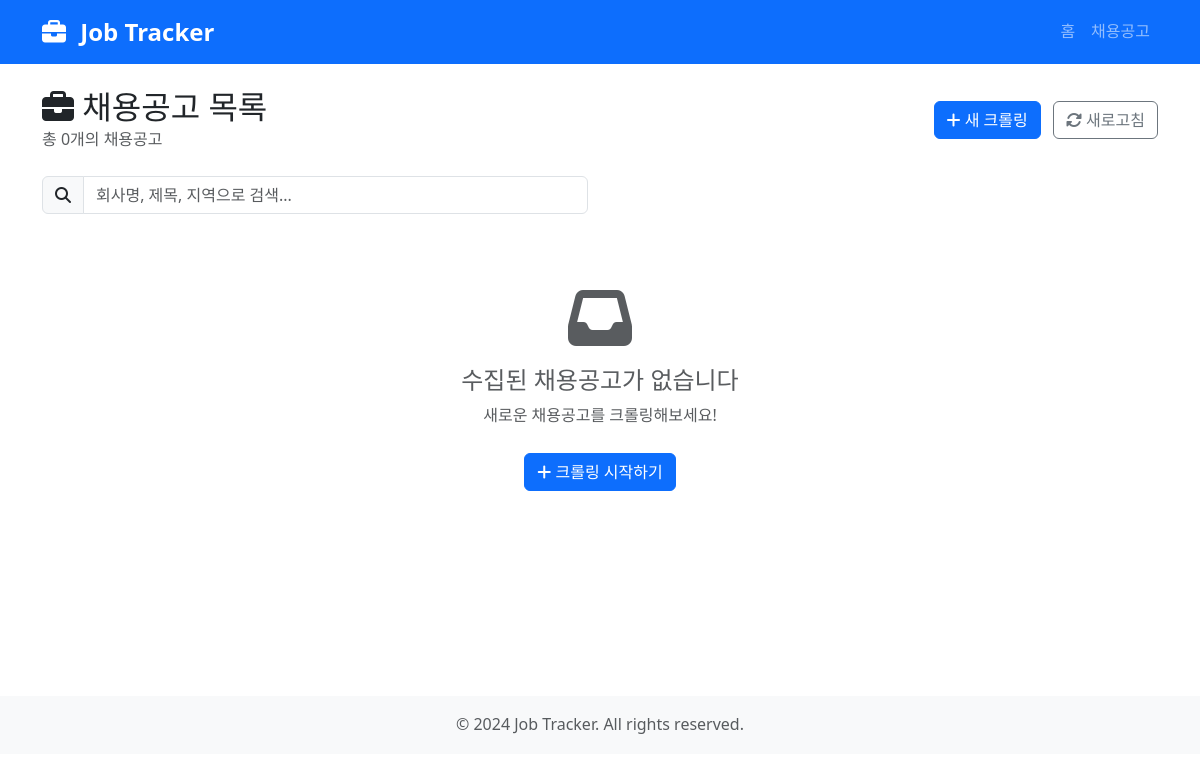
/jobs, run on an earlier commit of the app's database.
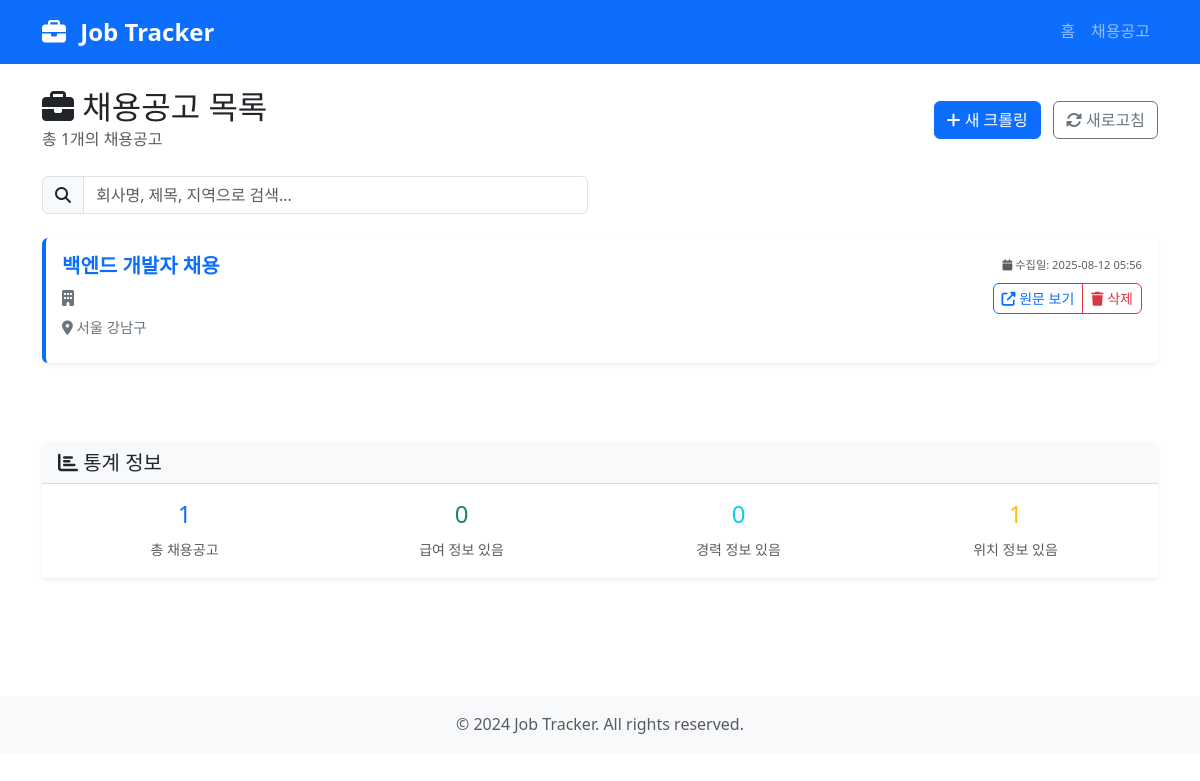
And on a later commit of the database.
### app/models.py (models this page shows)
class JobPosting(Base):
    __tablename__ = "job_postings"
    id = Column(Integer, primary_key=True, index=True)
    company_name = Column(String(255), nullable=False, index=True)  # 검색 효율성을 위한 인덱스
    title = Column(String(500), nullable=False)
    start_date = Column(String(50))  # 공고 시작일 또는 발견일
    end_date = Column(String(50))    # 공고 마감일
    applicant_count = Column(Integer, default=0)
    requirements = Column(Text)  # 긴 텍스트를 위해 Text 타입 사용
    preferred_qualifications = Column(Text)
    location = Column(String(255))
    url = Column(Text)  # URL은 길 수 있으므로 Text 타입 사용
    salary = Column(String(255))
    employment_type = Column(String(100))   # 정규직, 계약직, 인턴 등
    experience_level = Column(String(100))  # 신입, 경력, 무관 등
    education_level = Column(String(100))   # 학력 요건
    created_at = Column(DateTime(timezone=True), server_default=func.now())  # 레코드 생성 시 자동 설정
    updated_at = Column(DateTime(timezone=True))  # 수동으로 업데이트 필요

### main.py (the view)
@app.get("/jobs", response_class=HTMLResponse)
async def jobs_page(request: Request, skip: int = 0, limit: int = 20, db: Session = Depends(get_db)):
    jobs = get_job_postings(db, skip=skip, limit=limit)
    total_jobs = len(get_job_postings(db, skip=0, limit=1000))  # 전체 개수 확인
    return templates.TemplateResponse("jobs.html", {
        "request": request,
        "jobs": jobs,
        "total_jobs": total_jobs,
        "current_page": skip // limit + 1,
        "total_pages": (total_jobs + limit - 1) // limit,
        "skip": skip,
        "limit": limit
    })

### templates/jobs.html (shortened to what this page needs)
{% extends "base.html" %}
{% block content %}
<div class="d-flex justify-content-between align-items-center mb-4">
    <div>
        <h2 class="mb-0">
            <i class="fas fa-briefcase"></i> 채용공고 목록
        </h2>
        <p class="text-muted mb-0">총 {{ total_jobs }}개의 채용공고</p>
    </div>
    <div>
        <a href="/" class="btn btn-primary me-2">
            <i class="fas fa-plus"></i> 새 크롤링
        </a>
        <button class="btn btn-outline-secondary" id="refresh-jobs">
            <i class="fas fa-sync-alt"></i> 새로고침
        </button>
    </div>
</div>
<div class="row mb-4">
    <div class="col-md-6">
        <div class="input-group">
            <span class="input-group-text">
                <i class="fas fa-search"></i>
            </span>
            <input
                type="text"
                class="form-control"
                id="job-search"
                placeholder="회사명, 제목, 지역으로 검색..."
            >
        </div>
    </div>
</div>
{% if jobs %}
    <div class="row">
        {% for job in jobs %}
        <div class="col-12 mb-3">
            <div class="card job-item">
                <div class="card-body">
                    <div class="row">
                        <div class="col-md-8">
                            <h5 class="job-title mb-2">
                                <a href="{{ job.url }}" target="_blank" class="text-decoration-none">
                                    {{ job.title }}
                                </a>
                            </h5>
                            <p class="job-company mb-1">
                                <i class="fas fa-building"></i> {{ job.company }}
                            </p>
                            <p class="job-location mb-2">
                                <i class="fas fa-map-marker-alt"></i> {{ job.location or '정보 없음' }}
                            </p>
                        </div>
                        <div class="col-md-4 text-md-end">
                            <div class="job-meta mb-2">
                                <small class="text-muted">
                                    <i class="fas fa-calendar"></i>
                                    수집일: {{ job.created_at.strftime('%Y-%m-%d %H:%M') if job.created_at else '정보 없음' }}
                                </small>
                            </div>
                            <div class="btn-group" role="group">
                                <a href="{{ job.url }}" target="_blank" class="btn btn-outline-primary btn-sm">
                                    <i class="fas fa-external-link-alt"></i> 원문 보기
                                </a>
                                <button
                                    class="btn btn-outline-danger btn-sm delete-job-btn"
                                    data-job-id="{{ job.id }}"
                                    data-job-title="{{ job.title }}"
                                >
                                    <i class="fas fa-trash"></i> 삭제
                                </button>
                            </div>
                        </div>
                    </div>
                </div>
            </div>
        </div>
        {% endfor %}
    </div>
{% else %}
    <div class="text-center py-5">
        <i class="fas fa-inbox fa-4x text-muted mb-3"></i>
        <h4 class="text-muted">수집된 채용공고가 없습니다</h4>
        <p class="text-muted mb-4">새로운 채용공고를 크롤링해보세요!</p>
        <a href="/" class="btn btn-primary">
            <i class="fas fa-plus"></i> 크롤링 시작하기
        </a>
    </div>
{% endif %}
{% if jobs %}
<div class="row mt-5">
    <div class="col-12">
        <div class="card">
            <div class="card-header">
                <h5 class="mb-0"><i class="fas fa-chart-bar"></i> 통계 정보</h5>
            </div>
            <div class="card-body">
                <div class="row text-center">
                    <div class="col-md-3">
                        <h4 class="text-primary">{{ total_jobs }}</h4>
                        <small class="text-muted">총 채용공고</small>
                    </div>
                    <div class="col-md-3">
                        <h4 class="text-success">{{ jobs|selectattr("salary")|list|length }}</h4>
                        <small class="text-muted">급여 정보 있음</small>
                    </div>
                    <div class="col-md-3">
                        <h4 class="text-info">{{ jobs|selectattr("experience")|list|length }}</h4>
                        <small class="text-muted">경력 정보 있음</small>
                    </div>
                    <div class="col-md-3">
                        <h4 class="text-warning">{{ jobs|selectattr("location")|list|length }}</h4>
                        <small class="text-muted">위치 정보 있음</small>
                    </div>
                </div>
            </div>
        </div>
    </div>
</div>
{% endif %}
{% endblock %}

### templates/base.html (shortened to what this page needs)
<!DOCTYPE html>
<html lang="ko">
<head>
    <link href="https://cdn.jsdelivr.net/npm/bootstrap@5.3.0/dist/css/bootstrap.min.css" rel="stylesheet">
    <link href="{{ url_for('static', path='/css/style.css') }}" rel="stylesheet">
</head>
<body>
    <nav class="navbar navbar-expand-lg navbar-dark bg-primary">
        <div class="container">
            <a class="navbar-brand" href="/">
                <i class="fas fa-briefcase"></i> Job Tracker
            </a>
            <div class="collapse navbar-collapse" id="navbarNav">
                <ul class="navbar-nav ms-auto">
                    <li class="nav-item">
                        <a class="nav-link" href="/">홈</a>
                    </li>
                    <li class="nav-item">
                        <a class="nav-link" href="/jobs">채용공고</a>
                    </li>
                </ul>
            </div>
        </div>
    </nav>
    <main class="container mt-4">
        {% block content %}{% endblock %}
    </main>
    <footer class="bg-light text-center py-3 mt-5">
        <div class="container">
            <p class="text-muted mb-0">&copy; 2024 Job Tracker. All rights reserved.</p>
        </div>
    </footer>
</body>
</html>

### static/css/style.css (style rules this page uses)
:root { --primary-color: #0d6efd; --secondary-color: #6c757d; --success-color: #198754; --danger-color: #dc3545; --warning-color: #ffc107; --info-color: #0dcaf0; --light-color: #f8f9fa; --dark-color: #212529; }
body { font-family: 'Segoe UI', Tahoma, Geneva, Verdana, sans-serif; line-height: 1.6; }
.navbar-brand { font-weight: bold; font-size: 1.5rem; }
.navbar-brand i { margin-right: 0.5rem; }
main { min-height: 70vh; }
.card { border: none; box-shadow: 0 0.125rem 0.25rem rgba(0, 0, 0, 0.075); transition: box-shadow 0.15s ease-in-out; }
.card-header { background-color: var(--light-color); border-bottom: 1px solid rgba(0, 0, 0, 0.125); font-weight: 600; }
.btn { border-radius: 0.375rem; font-weight: 500; }
.job-item { border-left: 4px solid var(--primary-color); margin-bottom: 1rem; transition: transform 0.2s ease-in-out; }
.job-title { color: var(--primary-color); font-weight: 600; text-decoration: none; }
.job-company { color: var(--secondary-color); font-weight: 500; }
.job-location { color: var(--secondary-color); font-size: 0.9rem; }
.job-meta { font-size: 0.8rem; color: var(--secondary-color); }
footer { margin-top: auto; }

What changed in the data, as far as the page shows it:
added JobPosting: title "백엔드 개발자 채용", location "서울 강남구", created_at "2025-08-12 05:56"
Also different on the page:
{{ total_jobs }}: "0" → "1"
{{ total_jobs }}: (not shown) → "1"
{{ jobs|selectattr("salary")|list|length }}: (not shown) → "0"
{{ jobs|selectattr("experience")|list|length }}: (not shown) → "0"
{{ jobs|selectattr("location")|list|length }}: (not shown) → "1"
text no longer shown: "수집된 채용공고가 없습니다 새로운 채용공고를 크롤링해보세요! 크롤링 시작하기"
text now shown: "통계 정보 총 채용공고 급여 정보 있음 경력 정보 있음 위치 정보 있음"
